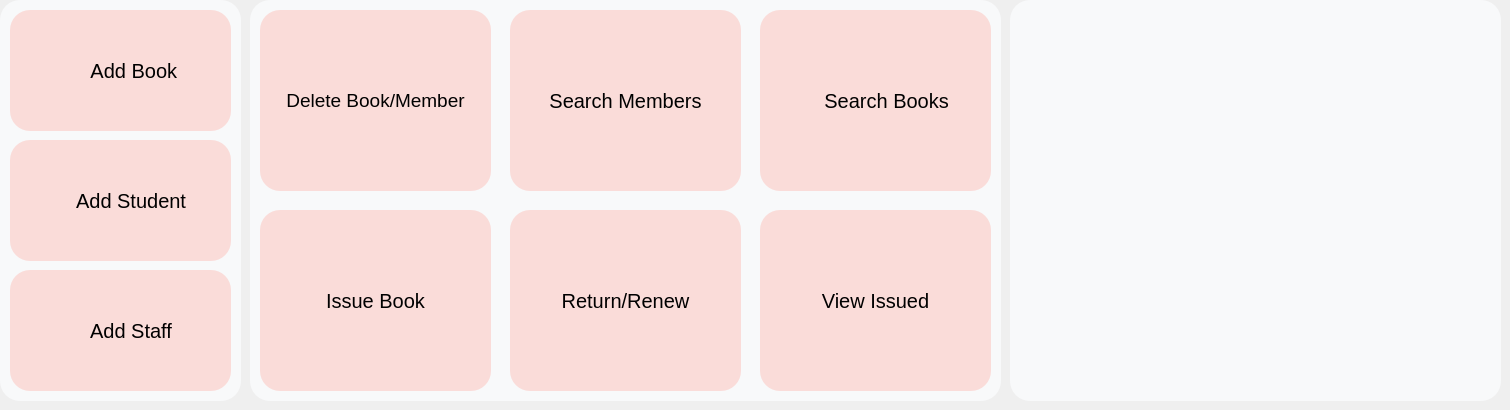
       <widget class="QWidget" name="mainp">
        <widget class="QWidget" name="widget" native="true">
         <property name="geometry">
          <rect>
           <x>0</x>
           <y>0</y>
           <width>241</width>
           <height>401</height>
          </rect>
         </property>
         <property name="minimumSize">
          <size>
           <width>0</width>
           <height>0</height>
          </size>
         </property>
         <property name="maximumSize">
          <size>
           <width>16777215</width>
           <height>454555</height>
          </size>
         </property>
         <property name="styleSheet">
          <string notr="true">background-color:rgb(248, 249, 250);
border:none;
border-radius:20px;
</string>
         </property>
         <widget class="QToolButton" name="adbook">
          <property name="geometry">
           <rect>
            <x>10</x>
            <y>10</y>
            <width>221</width>
            <height>121</height>
           </rect>
          </property>
          <property name="font">
           <font>
            <pointsize>15</pointsize>
            <weight>50</weight>
            <bold>false</bold>
           </font>
          </property>
          <property name="styleSheet">
           <string notr="true">background-color: #FADCD9;
border:none;
border-radius:20px;
</string>
          </property>
          <property name="text">
           <string>     Add Book</string>
          </property>
         </widget>
         <widget class="QToolButton" name="adstaff">
          <property name="geometry">
           <rect>
            <x>10</x>
            <y>270</y>
            <width>221</width>
            <height>121</height>
           </rect>
          </property>
          <property name="font">
           <font>
            <pointsize>15</pointsize>
           </font>
          </property>
          <property name="styleSheet">
           <string notr="true">background-color: #FADCD9;
border:none;
border-radius:20px;
</string>
          </property>
          <property name="text">
           <string>    Add Staff</string>
          </property>
         </widget>
         <widget class="QToolButton" name="adstud">
          <property name="geometry">
           <rect>
            <x>10</x>
            <y>140</y>
            <width>221</width>
            <height>121</height>
           </rect>
          </property>
          <property name="font">
           <font>
            <pointsize>15</pointsize>
           </font>
          </property>
          <property name="styleSheet">
           <string notr="true">background-color: #FADCD9;
border:none;
border-radius:20px;
</string>
          </property>
          <property name="text">
           <string>    Add Student</string>
          </property>
         </widget>
        </widget>
        <widget class="QWidget" name="widget_4" native="true">
         <property name="geometry">
          <rect>
           <x>1010</x>
           <y>0</y>
           <width>491</width>
           <height>401</height>
          </rect>
         </property>
         <property name="minimumSize">
          <size>
           <width>0</width>
           <height>0</height>
          </size>
         </property>
         <property name="maximumSize">
          <size>
           <width>16777215</width>
           <height>454555</height>
          </size>
         </property>
         <property name="styleSheet">
          <string notr="true">background-color:rgb(248, 249, 250);
border:none;
border-radius:20px;</string>
         </property>
         <widget class="QToolButton" name="adispallbook">
          <property name="geometry">
           <rect>
            <x>20</x>
            <y>20</y>
            <width>218</width>
            <height>361</height>
           </rect>
          </property>
          <property name="font">
           <font>
            <pointsize>15</pointsize>
           </font>
          </property>
          <property name="styleSheet">
           <string notr="true"/>
          </property>
          <property name="text">
           <string/>
          </property>
         </widget>
         <widget class="QToolButton" name="adispallmem">
          <property name="geometry">
           <rect>
            <x>255</x>
            <y>20</y>
            <width>218</width>
            <height>361</height>
           </rect>
          </property>
          <property name="font">
           <font>
            <pointsize>15</pointsize>
           </font>
          </property>
          <property name="styleSheet">
           <string notr="true"/>
          </property>
          <property name="text">
           <string/>
          </property>
         </widget>
        </widget>
        <widget class="QWidget" name="widget_15" native="true">
         <property name="geometry">
          <rect>
           <x>250</x>
           <y>0</y>
           <width>751</width>
           <height>401</height>
          </rect>
         </property>
         <property name="minimumSize">
          <size>
           <width>0</width>
           <height>0</height>
          </size>
         </property>
         <property name="maximumSize">
          <size>
           <width>16777215</width>
           <height>454555</height>
          </size>
         </property>
         <property name="styleSheet">
          <string notr="true">background-color:rgb(248, 249, 250);
border:none;
border-radius:20px;
</string>
         </property>
         <widget class="QToolButton" name="returnbk">
          <property name="geometry">
           <rect>
            <x>260</x>
            <y>210</y>
            <width>231</width>
            <height>181</height>
           </rect>
          </property>
          <property name="font">
           <font>
            <pointsize>15</pointsize>
           </font>
          </property>
          <property name="styleSheet">
           <string notr="true">background-color: #FADCD9;
border:none;
border-radius:20px;
</string>
          </property>
          <property name="text">
           <string>Return/Renew</string>
          </property>
         </widget>
         <widget class="QToolButton" name="viewissubk">
          <property name="geometry">
           <rect>
            <x>510</x>
            <y>210</y>
            <width>231</width>
            <height>181</height>
           </rect>
          </property>
          <property name="font">
           <font>
            <pointsize>15</pointsize>
           </font>
          </property>
          <property name="styleSheet">
           <string notr="true">background-color: #FADCD9;
border:none;
border-radius:20px;
</string>
          </property>
          <property name="text">
           <string>View Issued</string>
          </property>
         </widget>
         <widget class="QToolButton" name="asearchbook">
          <property name="geometry">
           <rect>
            <x>510</x>
            <y>10</y>
            <width>231</width>
            <height>181</height>
           </rect>
          </property>
          <property name="font">
           <font>
            <pointsize>15</pointsize>
           </font>
          </property>
          <property name="styleSheet">
           <string notr="true">background-color: #FADCD9;
border:none;
border-radius:20px;
</string>
          </property>
          <property name="text">
           <string>    Search Books</string>
          </property>
         </widget>
         <widget class="QToolButton" name="issuebk">
          <property name="geometry">
           <rect>
            <x>10</x>
            <y>210</y>
            <width>231</width>
            <height>181</height>
           </rect>
          </property>
          <property name="font">
           <font>
            <pointsize>15</pointsize>
           </font>
          </property>
          <property name="styleSheet">
           <string notr="true">background-color: #FADCD9;
border:none;
border-radius:20px;
</string>
          </property>
          <property name="text">
           <string>Issue Book</string>
          </property>
         </widget>
         <widget class="QToolButton" name="deletebk">
          <property name="geometry">
           <rect>
            <x>10</x>
            <y>10</y>
            <width>231</width>
            <height>181</height>
           </rect>
          </property>
          <property name="font">
           <font>
            <pointsize>14</pointsize>
            <weight>50</weight>
            <bold>false</bold>
           </font>
          </property>
          <property name="styleSheet">
           <string notr="true">background-color: #FADCD9;
border:none;
border-radius:20px;
</string>
          </property>
          <property name="text">
           <string>Delete Book/Member</string>
          </property>
         </widget>
         <widget class="QToolButton" name="searchmm">
          <property name="geometry">
           <rect>
            <x>260</x>
            <y>10</y>
            <width>231</width>
            <height>181</height>
           </rect>
          </property>
          <property name="font">
           <font>
            <pointsize>15</pointsize>
           </font>
          </property>
          <property name="styleSheet">
           <string notr="true">background-color: #FADCD9;
border:none;
border-radius:20px;
</string>
          </property>
          <property name="text">
           <string>Search Members</string>
          </property>
         </widget>
        </widget>
       </widget>
